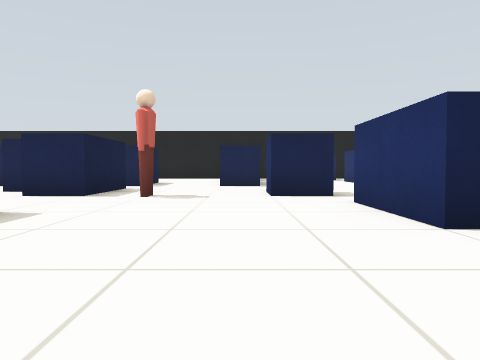
[1] (above)

24 first-person views from a walk through a Gazebo world. The camera is 0.45 m above the floor, tilts 2° down and sees 70° across. The floor is counted in squares, 1 m on a side. Each view is taken from the middle of a square. On the plan, view 1 faces up. The plan holds only what a view shows up to about 9 squares ahead; the rest is blank. Some stock models are drawn as simple stand-ins.

[2]
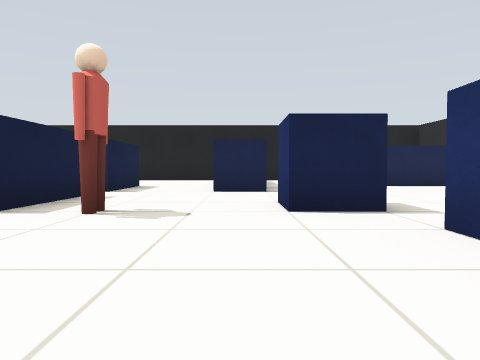

[3]
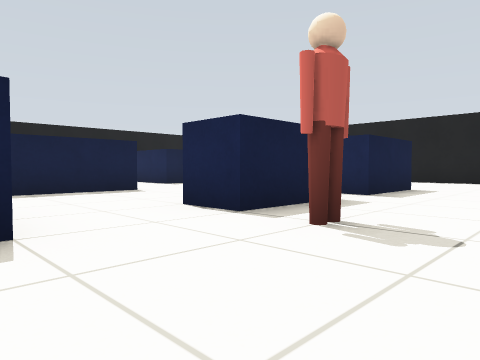

[4]
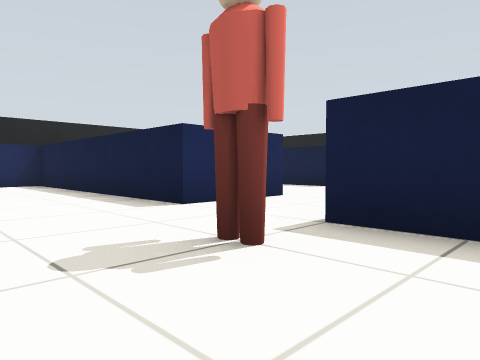

[5]
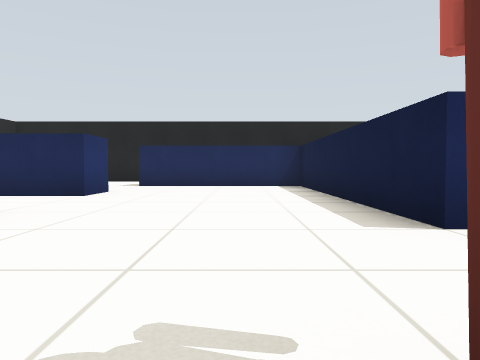

[6]
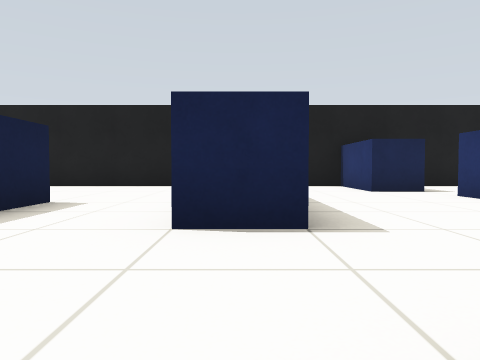

[7]
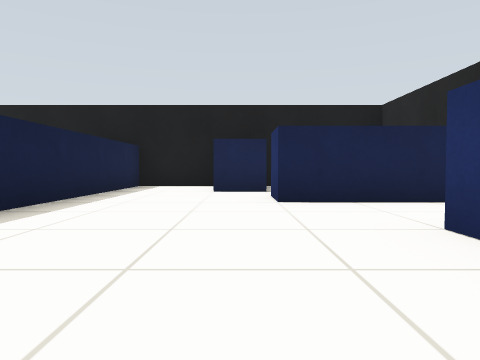

[8]
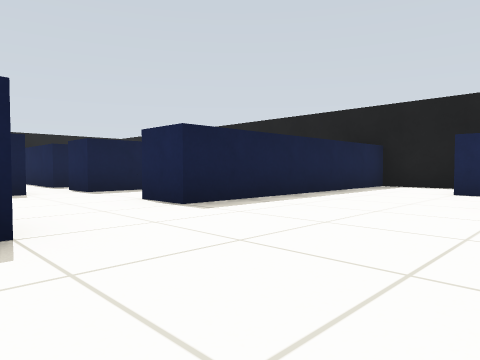

[9]
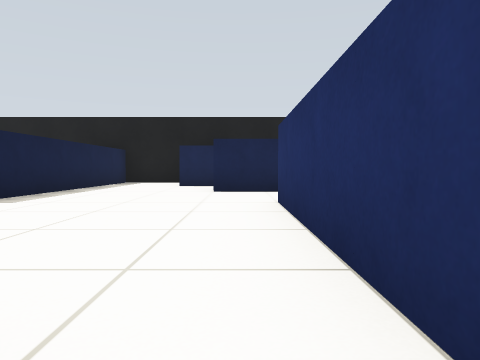

[10]
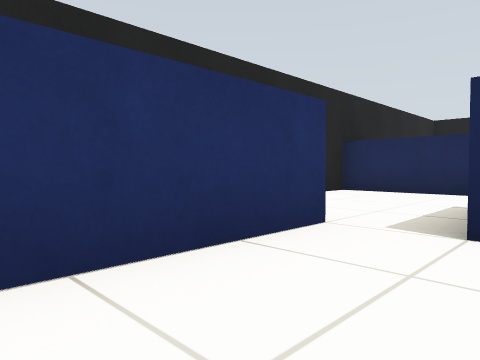

[11]
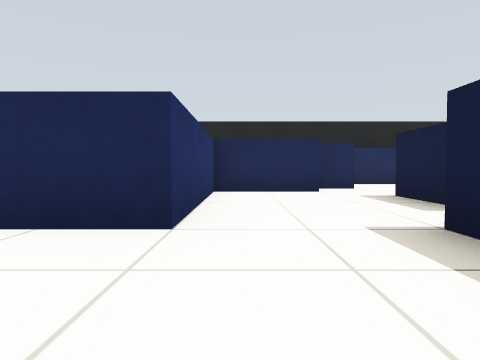

[12]
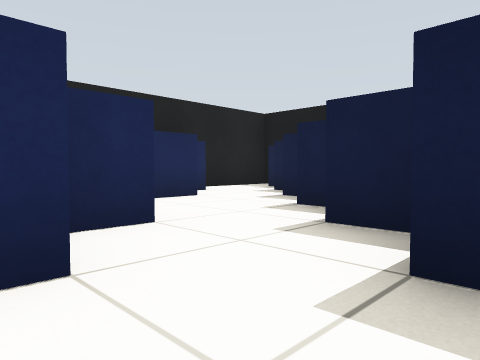

[13]
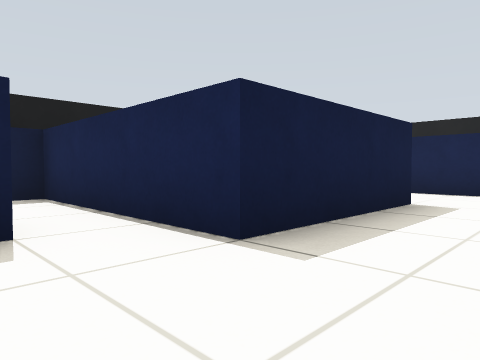

[14]
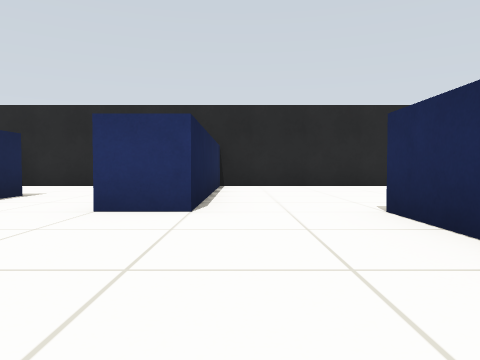

[15]
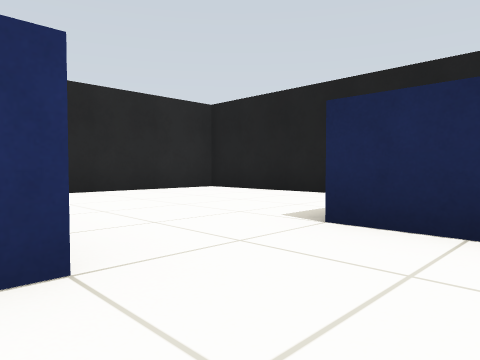

[16]
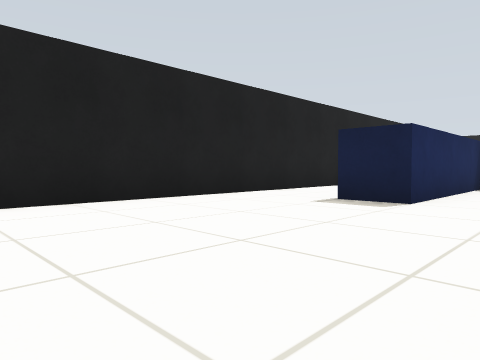

[17]
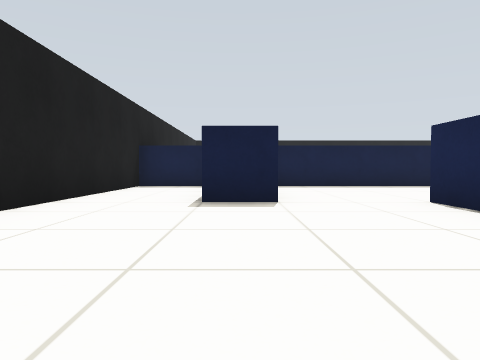

[18]
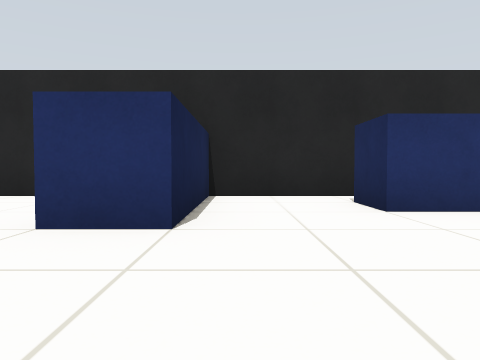

[19]
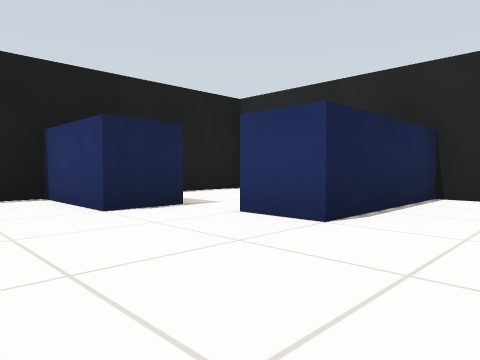

[20]
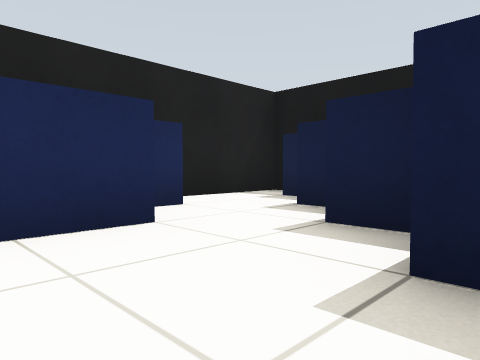

[21]
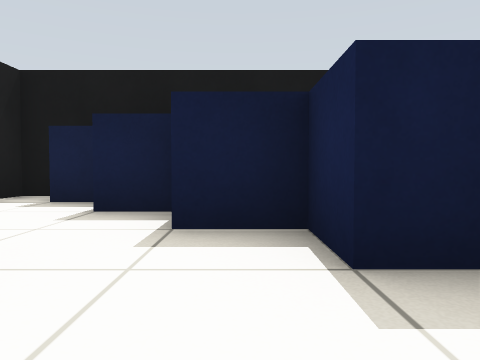

[22]
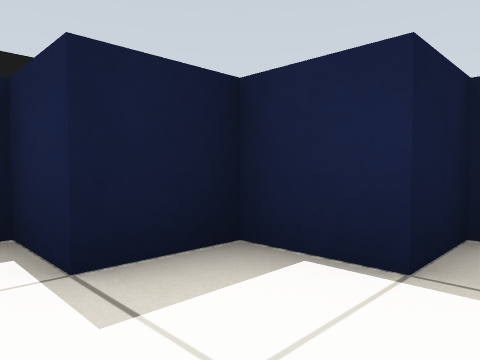

[23]
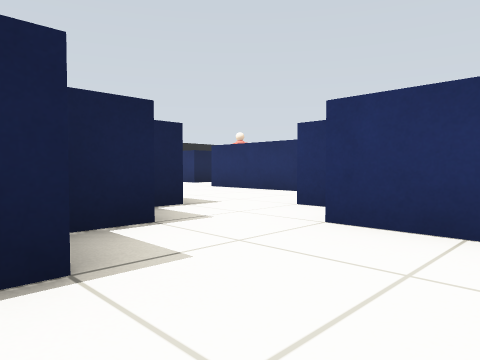

[24]
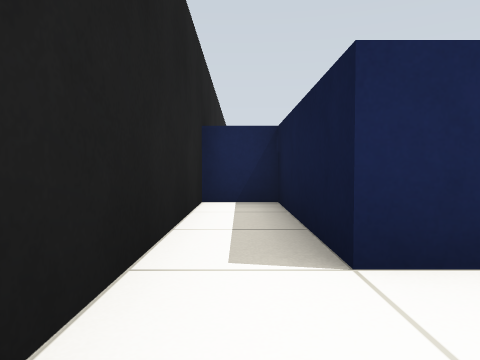

### Floor plan
Points are (right, up) in squares from view 1. A wall is a line through its corners. A room is listed if a view was taken in it or the views show most of it. See-through windows are left out.
Room 1 (views 1, 2, 3, 4, 5, 6, 7, 8, 10, 11, 12, 13, 14, 15, 18, 19, 20, 21, 22, 23)
walls: (-2.5, 7.6) (-2.5, 5.5) (-3.5, 5.5); (-6.5, 6.6) (-6.5, 3.5) (-10.5, 3.5) (-10.5, 3); (-7.5, 2.6) (-7.5, 0.5) (-8.5, 0.5) (-8.5, -0.5) (-9.5, -0.5) (-9.5, -1.5) (-10.5, -1.5) (-10.5, -2.5); (-4.5, 8.5) (-7.2, 8.5); (1.5, 2.5) (1.5, 4.5); (1.6, 5.5) (0.5, 5.5) (0.5, 6.5); (-6.5, -1) (-6.5, -0.5) (-4.5, -0.5) (-4.5, 3.5) (-2.5, 3.5) (-2.5, -2.5) (0.5, -2.5); (1.5, -0.5) (1.5, 0.5); (-2.5, 10.6) (-2.5, 8.5) (-3.5, 8.5); (4.5, 5.5) (4.5, 8.5); (-7.5, -2.6) (-7.5, -1.5) (-6.6, -1.5); (4.5, 10.5) (3.5, 10.5) (3.5, 11.5); (-9.6, -3.5) (-8.4, -3.5); (-11.5, -2.6) (-11.5, -3.5); (3.6, 12.5) (2.5, 12.5) (2.5, 14.5) (0.5, 14.5) (0.5, 8.5) (-0.5, 8.5); (-10.5, -4.5) (-10, -4.5); (-12.5, -3.9) (-12.5, -4.5); (-13.5, -5) (-13.5, -5.5) (-11.1, -5.5)
ways out: opening at (2.5, 1.5) to room 2; opening at (4, 5) to room 2; opening at (1.5, -1.5) to room 3; opening at (5, 9.5) to room 4; opening at (3, 12) to room 5; opening at (-7, 7.5); opening at (-1.5, 9.5)
objects: person (-2, 5) to (-1, 6)
Room 2 (view 9)
walls: (3.5, 2.5) (1.5, 2.5); (4.5, 4.5) (4.5, 5.5); (1.5, 0.5) (6.5, 0.5) (6.5, 4.5)
ways out: opening at (2.5, 1.5) to room 1; opening at (4, 5) to room 1
Room 3 (views 16, 17)
walls: (0.5, -2.5) (1.5, -2.5) (1.5, -3.5); (-2.5, -3.9) (-2.5, -5.5) (6.5, -5.5) (6.5, -0.5) (1.5, -0.5)
ways out: opening at (1.5, -1.5) to room 1
Room 4 (view 24)
walls: (4.5, 8.5) (5.5, 8.5) (5.5, 5.5) (6.5, 5.5) (6.5, 10.5) (4.5, 10.5)
ways out: opening at (5, 9.5) to room 1
Room 5 (no view inside)
walls: (6.5, 13.2) (6.5, 13.9); (6.5, 14.5) (3.6, 14.5)
ways out: opening at (3, 12) to room 1

Where each view was taken, in squares from view 1:
view 1: 0 up, 0 right, facing up
view 2: 2 up, 0 right, facing up
view 3: 3 up, 0 right, facing up-left
view 4: 7 up, 0 right, facing down-left
view 5: 6 up, 1 left, facing down
view 6: 6 up, 0 right, facing up
view 7: 6 up, 3 right, facing up
view 8: 6 up, 4 right, facing up-left
view 9: 4 up, 4 right, facing up
view 10: 7 up, 3 right, facing down-right
view 11: 6 up, 5 left, facing down
view 12: 1 up, 6 left, facing down-left
view 13: 2 up, 5 left, facing up-left
view 14: 1 down, 2 left, facing right
view 15: 0 up, 0 right, facing down-right
view 16: 1 down, 6 right, facing down-left
view 17: 3 down, 6 right, facing left
view 18: 10 up, 1 right, facing right
view 19: 9 up, 1 right, facing up-right
view 20: 1 down, 8 left, facing down-left
view 21: 2 down, 8 left, facing left
view 22: 2 down, 8 left, facing up-left
view 23: 3 down, 10 left, facing up-right
view 24: 10 up, 6 right, facing down
